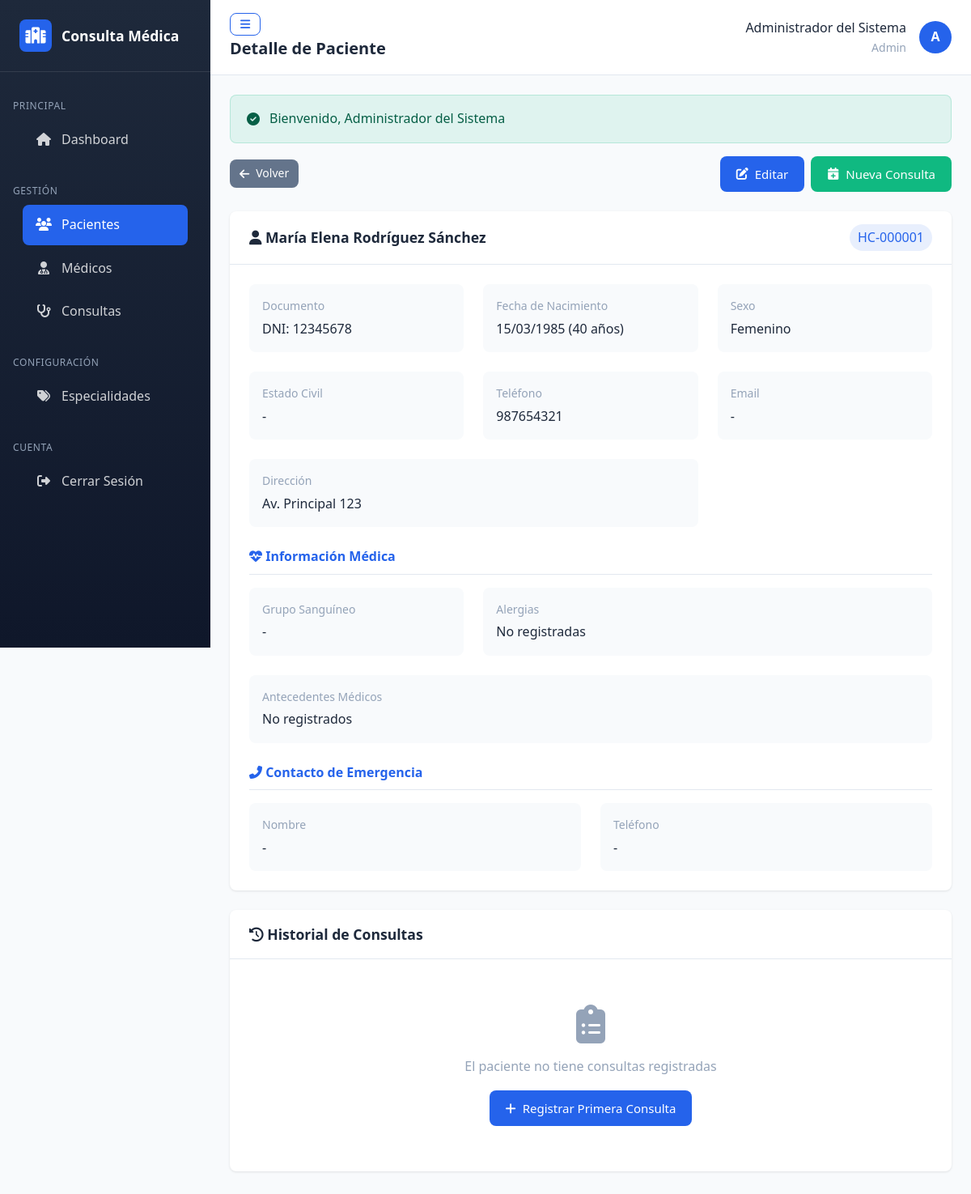
Page /pacientes/ver/1 (signed in) on the committed database.
### tables this page shows
CREATE TABLE IF NOT EXISTS pacientes (
    id INT AUTO_INCREMENT PRIMARY KEY,
    numero_historia VARCHAR(20) NOT NULL UNIQUE,
    tipo_documento ENUM('DNI', 'CE', 'Pasaporte', 'Otro') NOT NULL DEFAULT 'DNI',
    numero_documento VARCHAR(20) NOT NULL UNIQUE,
    nombres VARCHAR(100) NOT NULL,
    apellido_paterno VARCHAR(50) NOT NULL,
    apellido_materno VARCHAR(50) NULL,
    fecha_nacimiento DATE NOT NULL,
    sexo ENUM('M', 'F', 'Otro') NOT NULL,
    estado_civil ENUM('Soltero', 'Casado', 'Divorciado', 'Viudo', 'Conviviente') NULL,
    direccion VARCHAR(255) NULL,
    telefono VARCHAR(20) NULL,
    email VARCHAR(100) NULL,
    grupo_sanguineo VARCHAR(5) NULL,
    alergias TEXT NULL,
    antecedentes TEXT NULL,
    contacto_emergencia VARCHAR(100) NULL,
    telefono_emergencia VARCHAR(20) NULL,
    activo TINYINT(1) NOT NULL DEFAULT 1,
    created_at TIMESTAMP DEFAULT CURRENT_TIMESTAMP,
    updated_at TIMESTAMP DEFAULT CURRENT_TIMESTAMP ON UPDATE CURRENT_TIMESTAMP,
    INDEX idx_numero_historia (numero_historia),
    INDEX idx_documento (tipo_documento, numero_documento),
    INDEX idx_nombres (nombres, apellido_paterno)
);

### core/Controller.php (called while the page is built, shortened)
<?php
abstract class Controller
{
    protected array $data = [];
    protected function render(string $view, array $data = [], string $layout = 'main'): void
    {
        $this->data = array_merge($this->data, $data);
        extract($this->data);
        $viewFile = BASE_PATH . '/app/views/' . str_replace('.', '/', $view) . '.php';
        require $viewFile;
        $appConfig = require BASE_PATH . '/config/app.php';
    }
}

### app/controllers/PacienteController.php (called while the page is built, shortened)
<?php
class PacienteController extends Controller
{
    private Paciente $pacienteModel;
    public function __construct()
    {
        $this->pacienteModel = new Paciente();
    }
    public function show(string $id): void
    {
        $paciente = $this->pacienteModel->find((int) $id);
        $historial = $this->pacienteModel->getHistorialConsultas((int) $id);
        $this->render('pacientes/show', [
            'title' => 'Detalle de Paciente',
            'paciente' => $paciente,
            'historial' => $historial,
            'edad' => $this->pacienteModel->calcularEdad($paciente['fecha_nacimiento'])
        ]);
    }
}

### public/index.php (called while the page is built, shortened)
<?php
require_once dirname(__DIR__) . '/core/bootstrap.php';
$router = require BASE_PATH . '/config/routes.php';
$uri = $_SERVER['REQUEST_URI'] ?? '/';
$uri = explode('?', $uri)[0];
$method = $_SERVER['REQUEST_METHOD'] ?? 'GET';
try {
    $router->dispatch($uri, $method);
} catch (\Exception $e) {
    app_log('error', $e->getMessage(), [
        'file' => $e->getFile(),
        'line' => $e->getLine(),
        'trace' => $e->getTraceAsString()
    ]);
    http_response_code(500);
    $appConfig = require BASE_PATH . '/config/app.php';
    if ($appConfig['environment'] === 'development') {
        echo "<h1>Error de Aplicación</h1>";
        echo "<p><strong>Mensaje:</strong> " . htmlspecialchars($e->getMessage()) . "</p>";
        echo "<p><strong>Archivo:</strong> " . htmlspecialchars($e->getFile()) . "</p>";
        echo "<p><strong>Línea:</strong> " . $e->getLine() . "</p>";
        echo "<pre>" . htmlspecialchars($e->getTraceAsString()) . "</pre>";
    } else {
        require BASE_PATH . '/app/views/errors/500.php';
    }
}

### config/app.php (called while the page is built, shortened)
<?php
return [
    'name' => 'Sistema de Consulta Médica Externa',
    'version' => '1.0.0',
    'environment' => getenv('APP_ENV') ?: 'development',
    'base_url' => getenv('APP_URL') ?: 'http://localhost:8080/',
    'session' => [
        'name' => 'consulta_medica_session',
        'lifetime' => 7200,
        'path' => '/',
        'domain' => '',
        'secure' => false,
        'httponly' => true,
        'samesite' => 'Strict'
    ],
    'security' => [
        'csrf_token_name' => 'csrf_token',
        'csrf_token_lifetime' => 3600,
        'password_min_length' => 8,
        'max_login_attempts' => 5,
        'lockout_time' => 900,
        'hash_algo' => PASSWORD_BCRYPT,
        'hash_cost' => 10
    ],
    'pagination' => [
        'per_page' => 10,
        'max_per_page' => 100
    ],
    'logging' => [
        'enabled' => true,
        'path' => BASE_PATH . '/logs',
        'level' => 'debug'
    ],
    'timezone' => 'America/Lima',
    'date_format' => 'd/m/Y',
    'datetime_format' => 'd/m/Y H:i:s',
    'time_format' => 'H:i'
];

### core/bootstrap.php (called while the page is built, shortened)
<?php
$appConfig = require BASE_PATH . '/config/app.php';
spl_autoload_register(function ($class) {
    $namespaceMap = [
        'Core\\' => BASE_PATH . '/core/',
        'App\\Controllers\\' => BASE_PATH . '/app/controllers/',
        'App\\Models\\' => BASE_PATH . '/app/models/'
    ];
    foreach ($namespaceMap as $namespace => $directory) {
        if (strpos($class, $namespace) === 0) {
            $relativeClass = substr($class, strlen($namespace));
            $file = $directory . str_replace('\\', '/', $relativeClass) . '.php';
            if (file_exists($file)) {
                return true;
            }
        }
    }
    return false;
});
function base_url(string $path = ''): string
{
    $appConfig = require BASE_PATH . '/config/app.php';
    return rtrim($appConfig['base_url'], '/') . '/' . ltrim($path, '/');
}
function e(string $value): string
{
    return htmlspecialchars($value, ENT_QUOTES, 'UTF-8');
}
function format_date(?string $date, string $format = 'd/m/Y'): string
{
    $dateObj = new DateTime($date);
    return $dateObj->format($format);
}

### config/database.php (called while the page is built, shortened)
<?php
return [
    'host' => getenv('DB_HOST') ?: 'localhost',
    'port' => getenv('DB_PORT') ?: '3306',
    'database' => getenv('DB_DATABASE') ?: (getenv('DB_NAME') ?: 'consulta_medica'),
    'username' => getenv('DB_USER') ?: 'root',
    'password' => getenv('DB_PASSWORD') ?: (getenv('DB_PASS') ?: 'root'),
    'charset' => 'utf8mb4',
    'collation' => 'utf8mb4_unicode_ci',
    'options' => [
        PDO::ATTR_ERRMODE => PDO::ERRMODE_EXCEPTION,
        PDO::ATTR_DEFAULT_FETCH_MODE => PDO::FETCH_ASSOC,
        PDO::ATTR_EMULATE_PREPARES => false,
        PDO::MYSQL_ATTR_INIT_COMMAND => "SET NAMES utf8mb4 COLLATE utf8mb4_unicode_ci"
    ]
];

### core/Database.php (called while the page is built, shortened)
<?php
class Database
{
    private static ?Database $instance = null;
    private ?PDO $connection = null;
    private array $config;
    private function __construct()
    {
        $this->config = require BASE_PATH . '/config/database.php';
    }
    public static function getInstance(): Database
    {
        if (self::$instance === null) {
            self::$instance = new self();
        }
        return self::$instance;
    }
    private function connect(): void
    {
        try {
            $dsn = sprintf(
                "mysql:host=%s;port=%s;dbname=%s;charset=%s",
                $this->config['host'],
                $this->config['port'],
                $this->config['database'],
                $this->config['charset']
            );
            $this->connection = new PDO(
                $dsn,
                $this->config['username'],
                $this->config['password'],
                $this->config['options']
            );
        } catch (PDOException $e) {
            error_log("Error de conexión a la base de datos: " . $e->getMessage());
            throw new PDOException("Error al conectar con la base de datos");
        }
    }
    public function query(string $sql, array $params = []): \PDOStatement
    {
        $stmt = $this->connection->prepare($sql);
        $stmt->execute($params);
        return $stmt;
    }
    public function fetchOne(string $sql, array $params = []): ?array
    {
        $stmt = $this->query($sql, $params);
        $result = $stmt->fetch();
        return $result ?: null;
    }
}

### core/Model.php (called while the page is built, shortened)
<?php
abstract class Model
{
    protected Database $db;
    protected string $table;
    protected string $primaryKey = 'id';
    public function __construct()
    {
        $this->db = Database::getInstance();
    }
    public function find(int $id): ?array
    {
        $sql = "SELECT * FROM {$this->table} WHERE {$this->primaryKey} = ?";
        return $this->db->fetchOne($sql, [$id]);
    }
}

### app/views/pacientes/show.php (the view, shortened to what this page needs)
<div class="d-flex justify-content-between align-items-center mb-4">
    <div>
        <a href="<?= base_url('pacientes') ?>" class="btn btn-secondary btn-sm">
            <i class="fas fa-arrow-left"></i> Volver
        </a>
    </div>
    <div class="btn-group">
        <a href="<?= base_url('pacientes/editar/' . $paciente['id']) ?>" class="btn btn-primary">
            <i class="fas fa-edit"></i> Editar
        </a>
        <a href="<?= base_url('consultas/crear?paciente_id=' . $paciente['id']) ?>" class="btn btn-success">
            <i class="fas fa-calendar-plus"></i> Nueva Consulta
        </a>
    </div>
</div>
<div class="card">
    <div class="card-header">
        <h2 class="card-title">
            <i class="fas fa-user"></i>
            <?= e($paciente['nombres'] . ' ' . $paciente['apellido_paterno'] . ' ' . ($paciente['apellido_materno'] ?? '')) ?>
        </h2>
        <span class="badge badge-primary" style="font-size: 1rem;">
            <?= e($paciente['numero_historia']) ?>
        </span>
    </div>
    <div class="card-body">
        <div class="detail-grid">
            <div class="detail-item">
                <div class="detail-label">Documento</div>
                <div class="detail-value"><?= e($paciente['tipo_documento'] . ': ' . $paciente['numero_documento']) ?></div>
            </div>
            <div class="detail-item">
                <div class="detail-label">Fecha de Nacimiento</div>
                <div class="detail-value"><?= format_date($paciente['fecha_nacimiento']) ?> (<?= $edad ?> años)</div>
            </div>
            <div class="detail-item">
                <div class="detail-label">Sexo</div>
                <div class="detail-value"><?= $paciente['sexo'] === 'M' ? 'Masculino' : ($paciente['sexo'] === 'F' ? 'Femenino' : 'Otro') ?></div>
            </div>
            <div class="detail-item">
                <div class="detail-label">Estado Civil</div>
                <div class="detail-value"><?= e($paciente['estado_civil'] ?? '-') ?></div>
            </div>
            <div class="detail-item">
                <div class="detail-label">Teléfono</div>
                <div class="detail-value"><?= e($paciente['telefono'] ?? '-') ?></div>
            </div>
            <div class="detail-item">
                <div class="detail-label">Email</div>
                <div class="detail-value"><?= e($paciente['email'] ?? '-') ?></div>
            </div>
            <div class="detail-item" style="grid-column: span 2;">
                <div class="detail-label">Dirección</div>
                <div class="detail-value"><?= e($paciente['direccion'] ?? '-') ?></div>
            </div>
        </div>
        <h3 class="mt-4 mb-3" style="font-size: 1rem; color: var(--primary-color); border-bottom: 1px solid var(--border-color); padding-bottom: 0.5rem;">
            <i class="fas fa-heartbeat"></i> Información Médica
        </h3>
        <div class="detail-grid">
            <div class="detail-item">
                <div class="detail-label">Grupo Sanguíneo</div>
                <div class="detail-value"><?= e($paciente['grupo_sanguineo'] ?? '-') ?></div>
            </div>
            <div class="detail-item" style="grid-column: span 2;">
                <div class="detail-label">Alergias</div>
                <div class="detail-value"><?= nl2br(e($paciente['alergias'] ?? 'No registradas')) ?></div>
            </div>
            <div class="detail-item" style="grid-column: span 3;">
                <div class="detail-label">Antecedentes Médicos</div>
                <div class="detail-value"><?= nl2br(e($paciente['antecedentes'] ?? 'No registrados')) ?></div>
            </div>
        </div>
        <h3 class="mt-4 mb-3" style="font-size: 1rem; color: var(--primary-color); border-bottom: 1px solid var(--border-color); padding-bottom: 0.5rem;">
            <i class="fas fa-phone-alt"></i> Contacto de Emergencia
        </h3>
        <div class="detail-grid">
            <div class="detail-item">
                <div class="detail-label">Nombre</div>
                <div class="detail-value"><?= e($paciente['contacto_emergencia'] ?? '-') ?></div>
            </div>
            <div class="detail-item">
                <div class="detail-label">Teléfono</div>
                <div class="detail-value"><?= e($paciente['telefono_emergencia'] ?? '-') ?></div>
            </div>
        </div>
    </div>
</div>
<div class="card">
    <div class="card-header">
        <h2 class="card-title">
            <i class="fas fa-history"></i>
            Historial de Consultas
        </h2>
    </div>
    <div class="card-body">
        <?php if (empty($historial)): ?>
        <div class="text-center text-muted" style="padding: 2rem;">
            <i class="fas fa-clipboard-list" style="font-size: 3rem; margin-bottom: 1rem;"></i>
            <p>El paciente no tiene consultas registradas</p>
            <a href="<?= base_url('consultas/crear?paciente_id=' . $paciente['id']) ?>" class="btn btn-primary mt-3">
                <i class="fas fa-plus"></i> Registrar Primera Consulta
            </a>
        </div>
        <?php endif; ?>
    </div>
</div>

### core/Router.php (shortened to what this page needs)
<?php
class Router
{
    private array $routes = [];
    private array $params = [];
    private function addRoute(string $method, string $route, array $handler): void
    {
        $route = preg_replace('/\//', '\\/', $route);
        $route = preg_replace('/\{([a-z]+)\}/', '(?P<\1>[a-z0-9-]+)', $route);
        $route = preg_replace('/\{([a-z]+):([^\}]+)\}/', '(?P<\1>\2)', $route);
        $route = '/^' . $route . '$/i';
        $this->routes[$method][$route] = $handler;
    }
    public function dispatch(string $uri, string $method): void
    {
        $uri = $this->sanitizeUri($uri);
        $method = strtoupper($method);
        if (isset($this->routes[$method])) {
            foreach ($this->routes[$method] as $route => $handler) {
                if (preg_match($route, $uri, $matches)) {
                    $this->params = array_filter($matches, 'is_string', ARRAY_FILTER_USE_KEY);
                    $this->executeHandler($handler);
                    return;
                }
            }
        }
    }
    private function sanitizeUri(string $uri): string
    {
        $uri = parse_url($uri, PHP_URL_PATH);
        $uri = trim($uri, '/');
        $uri = filter_var($uri, FILTER_SANITIZE_URL);
        return $uri ?: '';
    }
    private function executeHandler(array $handler): void
    {
        [$controllerName, $action] = $handler;
        $controller = new $controllerClass();
        call_user_func_array([$controller, $action], $this->params);
    }
}

### rows in the picture
pacientes: nombres+apellido_paterno+apellido_materno "María Elena Rodríguez Sánchez", numero_historia "HC-000001", tipo_documento+numero_documento "DNI: 12345678", fecha_nacimiento "15/03/1985", estado_civil "-", telefono "987654321", email "-", direccion "Av. Principal 123", grupo_sanguineo "-", alergias "No registradas", antecedentes "No registrados", contacto_emergencia "-", telefono_emergencia "-"
